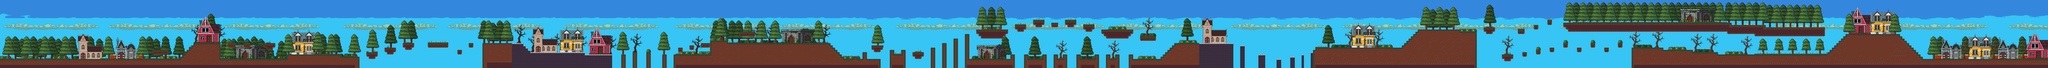

A 2D game scene composited from a Tiled map and its tileset images. What follows is a short description and the map's XML, with each tile layer's data collapsed to a summary:
An orthogonal 900x30 tile map with 32x32 px tiles, 8 tile layers (Cielo, FondoArbolesChicos, Arbustos, FondoArboles, ...), 27 tilesets.

<map version="1.4" tiledversion="1.4.2" orientation="orthogonal" renderorder="right-down" width="900" height="30" tilewidth="32" tileheight="32" infinite="0" nextlayerid="10" nextobjectid="1">
 <tileset firstgid="1" name="Plataformas" tilewidth="32" tileheight="32" tilecount="30" columns="5">
  <image source="Plataformas.png" width="160" height="192" />
 </tileset>
 <tileset firstgid="31" name="Paleta_lvl2" tilewidth="32" tileheight="32" tilecount="25" columns="5">
  <image source="Paleta_lvl2.png" width="160" height="160" />
 </tileset>
 <tileset firstgid="56" name="arbol" tilewidth="32" tileheight="32" tilecount="60" columns="6">
  <image source="arbol.png" width="211" height="349" />
 </tileset>
 <tileset firstgid="116" name="arbol_Fondo" tilewidth="32" tileheight="32" tilecount="60" columns="6">
  <image source="arbol_Fondo.png" width="211" height="349" />
 </tileset>
 <tileset firstgid="176" name="arbolSeco" tilewidth="32" tileheight="32" tilecount="54" columns="6">
  <image source="arbolSeco.png" width="192" height="288" />
 </tileset>
 <tileset firstgid="230" name="arbolSeco_Fondo" tilewidth="32" tileheight="32" tilecount="54" columns="6">
  <image source="arbolSeco_Fondo.png" width="192" height="288" />
 </tileset>
 <tileset firstgid="284" name="arbusto_flores" tilewidth="32" tileheight="32" tilecount="18" columns="9">
  <image source="arbusto_flores.png" width="288" height="64" />
 </tileset>
 <tileset firstgid="302" name="arbusto_fondo" tilewidth="32" tileheight="32" tilecount="18" columns="9">
  <image source="arbusto_fondo.png" width="288" height="64" />
 </tileset>
 <tileset firstgid="320" name="arbusto1" tilewidth="32" tileheight="32" tilecount="18" columns="9">
  <image source="arbusto1.png" width="288" height="64" />
 </tileset>
 <tileset firstgid="338" name="casa_1" tilewidth="32" tileheight="32" tilecount="150" columns="15">
  <image source="casa_1.png" width="480" height="320" />
 </tileset>
 <tileset firstgid="488" name="casa_2" tilewidth="32" tileheight="32" tilecount="121" columns="11">
  <image source="casa_2.png" width="352" height="352" />
 </tileset>
 <tileset firstgid="609" name="casa_3" tilewidth="32" tileheight="32" tilecount="119" columns="17">
  <image source="casa_3.png" width="544" height="224" />
 </tileset>
 <tileset firstgid="728" name="casa_4" tilewidth="32" tileheight="32" tilecount="132" columns="11">
  <image source="casa_4.png" width="352" height="384" />
 </tileset>
 <tileset firstgid="860" name="flores" tilewidth="32" tileheight="32" tilecount="4" columns="2">
  <image source="flores.png" width="64" height="64" />
 </tileset>
 <tileset firstgid="864" name="Iglesia" tilewidth="32" tileheight="32" tilecount="144" columns="12">
  <image source="Iglesia.png" width="384" height="384" />
 </tileset>
 <tileset firstgid="1008" name="cielo_1" tilewidth="32" tileheight="32" tilecount="75" columns="15">
  <image source="cielo_1.png" width="480" height="160" />
 </tileset>
 <tileset firstgid="1083" name="cielo_2" tilewidth="32" tileheight="32" tilecount="75" columns="15">
  <image source="cielo_2.png" width="480" height="160" />
 </tileset>
 <tileset firstgid="1158" name="cielo_3" tilewidth="32" tileheight="32" tilecount="75" columns="15">
  <image source="cielo_3.png" width="480" height="160" />
 </tileset>
 <tileset firstgid="1233" name="cielo_4" tilewidth="32" tileheight="32" tilecount="75" columns="15">
  <image source="cielo_4.png" width="480" height="160" />
 </tileset>
 <tileset firstgid="1308" name="cielo_5" tilewidth="32" tileheight="32" tilecount="75" columns="15">
  <image source="cielo_5.png" width="480" height="160" />
 </tileset>
 <tileset firstgid="1383" name="cielo_6" tilewidth="32" tileheight="32" tilecount="75" columns="15">
  <image source="cielo_6.png" width="480" height="160" />
 </tileset>
 <tileset firstgid="1458" name="cielo_7" tilewidth="32" tileheight="32" tilecount="75" columns="15">
  <image source="cielo_7.png" width="480" height="160" />
 </tileset>
 <tileset firstgid="1533" name="cielo_8" tilewidth="32" tileheight="32" tilecount="75" columns="15">
  <image source="cielo_8.png" width="480" height="160" />
 </tileset>
 <tileset firstgid="1608" name="cielo_9" tilewidth="32" tileheight="32" tilecount="75" columns="15">
  <image source="cielo_9.png" width="480" height="160" />
 </tileset>
 <tileset firstgid="1683" name="cielo_10" tilewidth="32" tileheight="32" tilecount="75" columns="15">
  <image source="cielo_10.png" width="480" height="160" />
 </tileset>
 <tileset firstgid="1758" name="cielo_11" tilewidth="32" tileheight="32" tilecount="75" columns="15">
  <image source="cielo_11.png" width="480" height="160" />
 </tileset>
 <tileset firstgid="1833" name="cielo_12" tilewidth="32" tileheight="32" tilecount="75" columns="15">
  <image source="cielo_12.png" width="480" height="160" />
 </tileset>
 <layer id="8" name="Cielo" width="900" height="30">
  <data>[27000 cells, 27000 non-empty, 353 distinct tile ids]</data>
 </layer>
 <layer id="4" name="FondoArbolesChicos" width="900" height="30">
  <data>[27000 cells, 1261 non-empty, 60 distinct tile ids]</data>
 </layer>
 <layer id="6" name="Arbustos" width="900" height="30">
  <data>[27000 cells, 896 non-empty, 77 distinct tile ids]</data>
 </layer>
 <layer id="2" name="FondoArboles" width="900" height="30">
  <data>[27000 cells, 4416 non-empty, 216 distinct tile ids]</data>
 </layer>
 <layer id="9" name="Casas" width="900" height="30">
  <data>[27000 cells, 2286 non-empty, 666 distinct tile ids]</data>
 </layer>
 <layer id="3" name="Arboles" width="900" height="30">
  <data>[27000 cells, 3084 non-empty, 114 distinct tile ids]</data>
 </layer>
 <layer id="7" name="Flores" width="900" height="30">
  <data>[27000 cells, 394 non-empty, 164 distinct tile ids]</data>
 </layer>
 <layer id="1" name="Plataformas" width="900" height="30">
  <data>[27000 cells, 6062 non-empty, 40 distinct tile ids]</data>
 </layer>
</map>